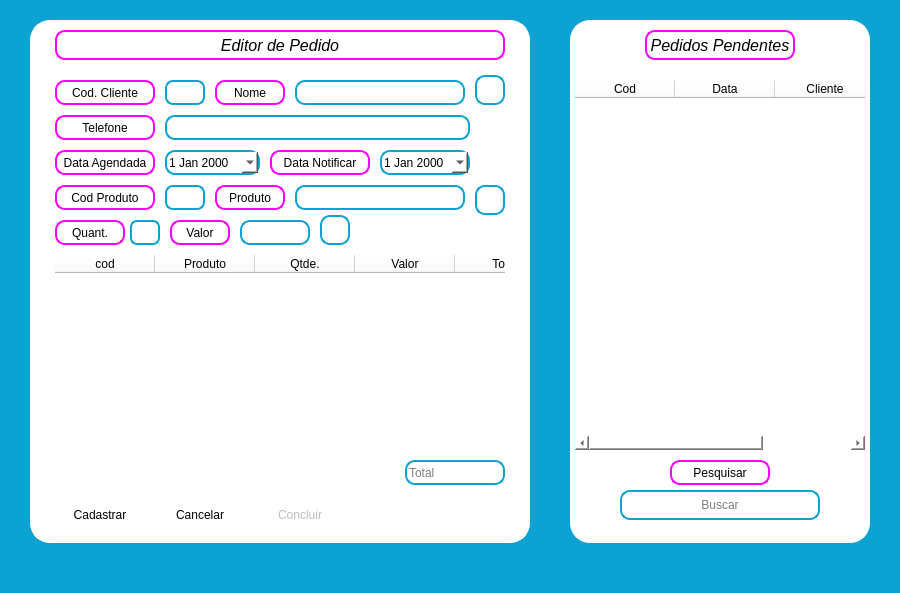
<?xml version="1.0" encoding="UTF-8"?>
<ui version="4.0">
 <class>ct_main_pedido</class>
 <widget class="QFrame" name="ct_main_pedido">
  <property name="geometry">
   <rect>
    <x>0</x>
    <y>0</y>
    <width>900</width>
    <height>593</height>
   </rect>
  </property>
  <property name="font">
   <font>
    <family>Segoe UI</family>
   </font>
  </property>
  <property name="windowTitle">
   <string>Frame</string>
  </property>
  <property name="styleSheet">
   <string notr="true"/>
  </property>
  <property name="frameShape">
   <enum>QFrame::StyledPanel</enum>
  </property>
  <property name="frameShadow">
   <enum>QFrame::Raised</enum>
  </property>
  <widget class="QFrame" name="frame_geral_pedido">
   <property name="geometry">
    <rect>
     <x>0</x>
     <y>0</y>
     <width>900</width>
     <height>593</height>
    </rect>
   </property>
   <property name="styleSheet">
    <string notr="true">background: #0CA3D2</string>
   </property>
   <property name="frameShape">
    <enum>QFrame::NoFrame</enum>
   </property>
   <property name="frameShadow">
    <enum>QFrame::Raised</enum>
   </property>
   <widget class="QFrame" name="ct_frame_pedidos">
    <property name="geometry">
     <rect>
      <x>30</x>
      <y>20</y>
      <width>500</width>
      <height>523</height>
     </rect>
    </property>
    <property name="styleSheet">
     <string notr="true">background: #FFF;
border: 5px solid #fFf;
border-radius: 20px;
</string>
    </property>
    <property name="frameShape">
     <enum>QFrame::StyledPanel</enum>
    </property>
    <property name="frameShadow">
     <enum>QFrame::Raised</enum>
    </property>
    <widget class="QLabel" name="lb_agendar_pedido">
     <property name="geometry">
      <rect>
       <x>25</x>
       <y>10</y>
       <width>450</width>
       <height>30</height>
      </rect>
     </property>
     <property name="font">
      <font>
       <family>Segoe UI</family>
       <pointsize>12</pointsize>
       <weight>50</weight>
       <italic>true</italic>
       <bold>false</bold>
       <underline>false</underline>
      </font>
     </property>
     <property name="styleSheet">
      <string notr="true">color: #FFF;
border: 2px solid #ff00ff;
border-radius:10px;
background: #FFF;
color: #000</string>
     </property>
     <property name="text">
      <string>Editor de Pedido</string>
     </property>
     <property name="alignment">
      <set>Qt::AlignCenter</set>
     </property>
    </widget>
    <widget class="QLabel" name="lb_cliente_pedido">
     <property name="geometry">
      <rect>
       <x>25</x>
       <y>60</y>
       <width>100</width>
       <height>25</height>
      </rect>
     </property>
     <property name="font">
      <font>
       <family>Arial</family>
      </font>
     </property>
     <property name="styleSheet">
      <string notr="true">color: #FFF;
border: 2px solid #ff00ff;
border-radius:10px;
background: #FFF;
color: #000</string>
     </property>
     <property name="text">
      <string>Cod. Cliente</string>
     </property>
     <property name="alignment">
      <set>Qt::AlignCenter</set>
     </property>
    </widget>
    <widget class="QLineEdit" name="tx_pedido_cod_cliente">
     <property name="geometry">
      <rect>
       <x>135</x>
       <y>60</y>
       <width>40</width>
       <height>25</height>
      </rect>
     </property>
     <property name="font">
      <font>
       <family>Segoe UI</family>
      </font>
     </property>
     <property name="styleSheet">
      <string notr="true">color: #FFF;
border: 2px solid #0CA3D2;
border-radius:8px;
background: #FFF;
color: #000</string>
     </property>
    </widget>
    <widget class="QPushButton" name="bt_pedido_localizar_cliente">
     <property name="geometry">
      <rect>
       <x>445</x>
       <y>55</y>
       <width>30</width>
       <height>30</height>
      </rect>
     </property>
     <property name="styleSheet">
      <string notr="true">color: #FFF;
border: 2px solid #0CA3D2;
border-radius:10px;
background: #FFF;
color: #000</string>
     </property>
     <property name="text">
      <string/>
     </property>
     <property name="iconSize">
      <size>
       <width>20</width>
       <height>20</height>
      </size>
     </property>
    </widget>
    <widget class="QLabel" name="lb_telefone_pedido">
     <property name="geometry">
      <rect>
       <x>25</x>
       <y>95</y>
       <width>100</width>
       <height>25</height>
      </rect>
     </property>
     <property name="font">
      <font>
       <family>Arial</family>
      </font>
     </property>
     <property name="styleSheet">
      <string notr="true">color: #FFF;
border: 2px solid #ff00ff;
border-radius:10px;
background: #FFF;
color: #000</string>
     </property>
     <property name="text">
      <string>Telefone</string>
     </property>
     <property name="alignment">
      <set>Qt::AlignCenter</set>
     </property>
    </widget>
    <widget class="QLineEdit" name="tx_pedido_telefone">
     <property name="geometry">
      <rect>
       <x>135</x>
       <y>95</y>
       <width>305</width>
       <height>25</height>
      </rect>
     </property>
     <property name="font">
      <font>
       <family>Segoe UI</family>
      </font>
     </property>
     <property name="styleSheet">
      <string notr="true">color: #FFF;
border: 2px solid #0CA3D2;
border-radius:10px;
background: #FFF;
color: #000</string>
     </property>
     <property name="readOnly">
      <bool>true</bool>
     </property>
    </widget>
    <widget class="QLabel" name="lb_produto_pedido">
     <property name="geometry">
      <rect>
       <x>25</x>
       <y>165</y>
       <width>100</width>
       <height>25</height>
      </rect>
     </property>
     <property name="font">
      <font>
       <family>Arial</family>
      </font>
     </property>
     <property name="styleSheet">
      <string notr="true">color: #FFF;
border: 2px solid #ff00ff;
border-radius:10px;
background: #FFF;
color: #000</string>
     </property>
     <property name="text">
      <string>Cod Produto</string>
     </property>
     <property name="alignment">
      <set>Qt::AlignCenter</set>
     </property>
    </widget>
    <widget class="QPushButton" name="bt_pedido_add_produto">
     <property name="geometry">
      <rect>
       <x>290</x>
       <y>195</y>
       <width>30</width>
       <height>30</height>
      </rect>
     </property>
     <property name="styleSheet">
      <string notr="true">color: #FFF;
border: 2px solid #0CA3D2;
border-radius:10px;
background: #FFF;
color: #000</string>
     </property>
     <property name="text">
      <string/>
     </property>
     <property name="iconSize">
      <size>
       <width>20</width>
       <height>20</height>
      </size>
     </property>
    </widget>
    <widget class="QLabel" name="lb_produto_quantidade">
     <property name="geometry">
      <rect>
       <x>25</x>
       <y>200</y>
       <width>70</width>
       <height>25</height>
      </rect>
     </property>
     <property name="font">
      <font>
       <family>Arial</family>
      </font>
     </property>
     <property name="styleSheet">
      <string notr="true">color: #FFF;
border: 2px solid #ff00ff;
border-radius:10px;
background: #FFF;
color: #000</string>
     </property>
     <property name="text">
      <string>Quant.</string>
     </property>
     <property name="alignment">
      <set>Qt::AlignCenter</set>
     </property>
    </widget>
    <widget class="QLineEdit" name="tx_pedido_quantidade">
     <property name="enabled">
      <bool>false</bool>
     </property>
     <property name="geometry">
      <rect>
       <x>100</x>
       <y>200</y>
       <width>30</width>
       <height>25</height>
      </rect>
     </property>
     <property name="font">
      <font>
       <family>Segoe UI</family>
      </font>
     </property>
     <property name="styleSheet">
      <string notr="true">color: #FFF;
border: 2px solid #0CA3D2;
border-radius:7px;
background: #FFF;
color: #000</string>
     </property>
    </widget>
    <widget class="QLabel" name="lb_produto_quantidade_2">
     <property name="geometry">
      <rect>
       <x>25</x>
       <y>130</y>
       <width>100</width>
       <height>25</height>
      </rect>
     </property>
     <property name="font">
      <font>
       <family>Arial</family>
      </font>
     </property>
     <property name="styleSheet">
      <string notr="true">color: #FFF;
border: 2px solid #ff00ff;
border-radius:10px;
background: #FFF;
color: #000</string>
     </property>
     <property name="text">
      <string>Data Agendada</string>
     </property>
     <property name="alignment">
      <set>Qt::AlignCenter</set>
     </property>
    </widget>
    <widget class="QDateEdit" name="tx_data_pedido">
     <property name="geometry">
      <rect>
       <x>135</x>
       <y>130</y>
       <width>95</width>
       <height>25</height>
      </rect>
     </property>
     <property name="font">
      <font>
       <family>Segoe UI</family>
      </font>
     </property>
     <property name="focusPolicy">
      <enum>Qt::NoFocus</enum>
     </property>
     <property name="styleSheet">
      <string notr="true">color: #FFF;
border: 2px solid #0CA3D2;
border-radius:10px;
background: #FFF;
color: #000</string>
     </property>
     <property name="calendarPopup">
      <bool>true</bool>
     </property>
    </widget>
    <widget class="QLabel" name="lb_produto_quantidade_3">
     <property name="geometry">
      <rect>
       <x>140</x>
       <y>200</y>
       <width>60</width>
       <height>25</height>
      </rect>
     </property>
     <property name="font">
      <font>
       <family>Arial</family>
      </font>
     </property>
     <property name="styleSheet">
      <string notr="true">color: #FFF;
border: 2px solid #ff00ff;
border-radius:10px;
background: #FFF;
color: #000</string>
     </property>
     <property name="text">
      <string>Valor</string>
     </property>
     <property name="alignment">
      <set>Qt::AlignCenter</set>
     </property>
    </widget>
    <widget class="QLineEdit" name="tx_pedido_valor_produto">
     <property name="geometry">
      <rect>
       <x>210</x>
       <y>200</y>
       <width>70</width>
       <height>25</height>
      </rect>
     </property>
     <property name="font">
      <font>
       <family>Segoe UI</family>
      </font>
     </property>
     <property name="styleSheet">
      <string notr="true">color: #FFF;
border: 2px solid #0CA3D2;
border-radius:10px;
background: #FFF;
color: #000</string>
     </property>
    </widget>
    <widget class="QTableWidget" name="tabela_pedido_add">
     <property name="geometry">
      <rect>
       <x>25</x>
       <y>235</y>
       <width>450</width>
       <height>200</height>
      </rect>
     </property>
     <property name="styleSheet">
      <string notr="true">background: #FFF; border: none; border-radius: 0</string>
     </property>
     <property name="horizontalScrollBarPolicy">
      <enum>Qt::ScrollBarAlwaysOff</enum>
     </property>
     <property name="editTriggers">
      <set>QAbstractItemView::NoEditTriggers</set>
     </property>
     <property name="selectionMode">
      <enum>QAbstractItemView::NoSelection</enum>
     </property>
     <property name="textElideMode">
      <enum>Qt::ElideMiddle</enum>
     </property>
     <property name="showGrid">
      <bool>true</bool>
     </property>
     <property name="gridStyle">
      <enum>Qt::SolidLine</enum>
     </property>
     <attribute name="verticalHeaderVisible">
      <bool>false</bool>
     </attribute>
     <column>
      <property name="text">
       <string>cod</string>
      </property>
     </column>
     <column>
      <property name="text">
       <string>Produto</string>
      </property>
     </column>
     <column>
      <property name="text">
       <string>Qtde.</string>
      </property>
     </column>
     <column>
      <property name="text">
       <string>Valor</string>
      </property>
     </column>
     <column>
      <property name="text">
       <string>Total</string>
      </property>
     </column>
    </widget>
    <widget class="QPushButton" name="bt_cadastrar_pedido">
     <property name="geometry">
      <rect>
       <x>25</x>
       <y>480</y>
       <width>90</width>
       <height>30</height>
      </rect>
     </property>
     <property name="font">
      <font>
       <family>Segoe UI</family>
      </font>
     </property>
     <property name="text">
      <string>Cadastrar</string>
     </property>
    </widget>
    <widget class="QPushButton" name="bt_cancelar_pedido">
     <property name="geometry">
      <rect>
       <x>125</x>
       <y>480</y>
       <width>90</width>
       <height>30</height>
      </rect>
     </property>
     <property name="font">
      <font>
       <family>Segoe UI</family>
      </font>
     </property>
     <property name="text">
      <string>Cancelar</string>
     </property>
    </widget>
    <widget class="QLabel" name="lb_produto_quantidade_4">
     <property name="geometry">
      <rect>
       <x>240</x>
       <y>130</y>
       <width>100</width>
       <height>25</height>
      </rect>
     </property>
     <property name="font">
      <font>
       <family>Arial</family>
      </font>
     </property>
     <property name="styleSheet">
      <string notr="true">color: #FFF;
border: 2px solid #ff00ff;
border-radius:10px;
background: #FFF;
color: #000</string>
     </property>
     <property name="text">
      <string>Data Notificar</string>
     </property>
     <property name="alignment">
      <set>Qt::AlignCenter</set>
     </property>
    </widget>
    <widget class="QDateEdit" name="tx_data_notificacao">
     <property name="geometry">
      <rect>
       <x>350</x>
       <y>130</y>
       <width>90</width>
       <height>25</height>
      </rect>
     </property>
     <property name="font">
      <font>
       <family>Segoe UI</family>
      </font>
     </property>
     <property name="focusPolicy">
      <enum>Qt::NoFocus</enum>
     </property>
     <property name="styleSheet">
      <string notr="true">color: #FFF;
border: 2px solid #0CA3D2;
border-radius:10px;
background: #FFF;
color: #000</string>
     </property>
     <property name="calendarPopup">
      <bool>true</bool>
     </property>
    </widget>
    <widget class="QPushButton" name="bt_concluir_pedido">
     <property name="enabled">
      <bool>false</bool>
     </property>
     <property name="geometry">
      <rect>
       <x>225</x>
       <y>480</y>
       <width>90</width>
       <height>30</height>
      </rect>
     </property>
     <property name="font">
      <font>
       <family>Segoe UI</family>
      </font>
     </property>
     <property name="text">
      <string>Concluir</string>
     </property>
    </widget>
    <widget class="QLabel" name="lb_cliente_pedido_2">
     <property name="geometry">
      <rect>
       <x>185</x>
       <y>60</y>
       <width>70</width>
       <height>25</height>
      </rect>
     </property>
     <property name="font">
      <font>
       <family>Arial</family>
      </font>
     </property>
     <property name="styleSheet">
      <string notr="true">color: #FFF;
border: 2px solid #ff00ff;
border-radius:10px;
background: #FFF;
color: #000</string>
     </property>
     <property name="text">
      <string>Nome</string>
     </property>
     <property name="alignment">
      <set>Qt::AlignCenter</set>
     </property>
    </widget>
    <widget class="QLineEdit" name="tx_pedido_nome_cliente">
     <property name="geometry">
      <rect>
       <x>265</x>
       <y>60</y>
       <width>170</width>
       <height>25</height>
      </rect>
     </property>
     <property name="font">
      <font>
       <family>Segoe UI</family>
      </font>
     </property>
     <property name="styleSheet">
      <string notr="true">color: #FFF;
border: 2px solid #0CA3D2;
border-radius:10px;
background: #FFF;
color: #000</string>
     </property>
     <property name="readOnly">
      <bool>true</bool>
     </property>
    </widget>
    <widget class="QLineEdit" name="tx_pedido_cod_produto">
     <property name="enabled">
      <bool>false</bool>
     </property>
     <property name="geometry">
      <rect>
       <x>135</x>
       <y>165</y>
       <width>40</width>
       <height>25</height>
      </rect>
     </property>
     <property name="font">
      <font>
       <family>Segoe UI</family>
      </font>
     </property>
     <property name="styleSheet">
      <string notr="true">color: #FFF;
border: 2px solid #0CA3D2;
border-radius:8px;
background: #FFF;
color: #000</string>
     </property>
     <property name="readOnly">
      <bool>true</bool>
     </property>
    </widget>
    <widget class="QLabel" name="lb_cliente_pedido_3">
     <property name="geometry">
      <rect>
       <x>185</x>
       <y>165</y>
       <width>70</width>
       <height>25</height>
      </rect>
     </property>
     <property name="font">
      <font>
       <family>Arial</family>
      </font>
     </property>
     <property name="styleSheet">
      <string notr="true">color: #FFF;
border: 2px solid #ff00ff;
border-radius:10px;
background: #FFF;
color: #000</string>
     </property>
     <property name="text">
      <string>Produto</string>
     </property>
     <property name="alignment">
      <set>Qt::AlignCenter</set>
     </property>
    </widget>
    <widget class="QPushButton" name="bt_pedido_localizar_produto">
     <property name="enabled">
      <bool>false</bool>
     </property>
     <property name="geometry">
      <rect>
       <x>445</x>
       <y>165</y>
       <width>30</width>
       <height>30</height>
      </rect>
     </property>
     <property name="styleSheet">
      <string notr="true">color: #FFF;
border: 2px solid #0CA3D2;
border-radius:10px;
background: #FFF;
color: #000</string>
     </property>
     <property name="text">
      <string/>
     </property>
     <property name="iconSize">
      <size>
       <width>20</width>
       <height>20</height>
      </size>
     </property>
    </widget>
    <widget class="QLineEdit" name="tx_pedido_produto">
     <property name="geometry">
      <rect>
       <x>265</x>
       <y>165</y>
       <width>170</width>
       <height>25</height>
      </rect>
     </property>
     <property name="font">
      <font>
       <family>Segoe UI</family>
      </font>
     </property>
     <property name="styleSheet">
      <string notr="true">color: #FFF;
border: 2px solid #0CA3D2;
border-radius:10px;
background: #FFF;
color: #000</string>
     </property>
     <property name="readOnly">
      <bool>true</bool>
     </property>
    </widget>
    <widget class="QLineEdit" name="tx_total_pedido">
     <property name="geometry">
      <rect>
       <x>375</x>
       <y>440</y>
       <width>100</width>
       <height>25</height>
      </rect>
     </property>
     <property name="font">
      <font>
       <family>Segoe UI</family>
      </font>
     </property>
     <property name="styleSheet">
      <string notr="true">color: #FFF;
border: 2px solid #0CA3D2;
border-radius:10px;
background: #FFF;
color: #000</string>
     </property>
     <property name="readOnly">
      <bool>true</bool>
     </property>
     <property name="placeholderText">
      <string>Total</string>
     </property>
    </widget>
   </widget>
   <widget class="QFrame" name="ct_frame_pedidos_pendente">
    <property name="geometry">
     <rect>
      <x>570</x>
      <y>20</y>
      <width>300</width>
      <height>523</height>
     </rect>
    </property>
    <property name="styleSheet">
     <string notr="true">background: #FFF;
border: 2px solid #fff;
border-radius: 20px;</string>
    </property>
    <property name="frameShape">
     <enum>QFrame::StyledPanel</enum>
    </property>
    <property name="frameShadow">
     <enum>QFrame::Raised</enum>
    </property>
    <widget class="QLabel" name="lb_pedidos_agendados">
     <property name="geometry">
      <rect>
       <x>75</x>
       <y>10</y>
       <width>150</width>
       <height>30</height>
      </rect>
     </property>
     <property name="font">
      <font>
       <family>Segoe UI</family>
       <pointsize>12</pointsize>
       <weight>50</weight>
       <italic>true</italic>
       <bold>false</bold>
       <underline>false</underline>
      </font>
     </property>
     <property name="styleSheet">
      <string notr="true">color: #FFF;
border: 2px solid #ff00ff;
border-radius:10px;
background: #FFF;
color: #000</string>
     </property>
     <property name="text">
      <string>Pedidos Pendentes</string>
     </property>
     <property name="alignment">
      <set>Qt::AlignCenter</set>
     </property>
    </widget>
    <widget class="QTableWidget" name="tabela_pedidos">
     <property name="geometry">
      <rect>
       <x>5</x>
       <y>60</y>
       <width>290</width>
       <height>370</height>
      </rect>
     </property>
     <property name="font">
      <font>
       <family>Segoe UI</family>
      </font>
     </property>
     <property name="styleSheet">
      <string notr="true">background: #FFF; border: none; border-radius: 0</string>
     </property>
     <property name="editTriggers">
      <set>QAbstractItemView::NoEditTriggers</set>
     </property>
     <attribute name="verticalHeaderVisible">
      <bool>false</bool>
     </attribute>
     <column>
      <property name="text">
       <string>Cod</string>
      </property>
     </column>
     <column>
      <property name="text">
       <string>Data</string>
      </property>
     </column>
     <column>
      <property name="text">
       <string>Cliente</string>
      </property>
     </column>
    </widget>
    <widget class="QLineEdit" name="tx_buscar_pedidos">
     <property name="geometry">
      <rect>
       <x>50</x>
       <y>470</y>
       <width>200</width>
       <height>30</height>
      </rect>
     </property>
     <property name="styleSheet">
      <string notr="true">color: #FFF;
border: 2px solid #0CA3D2;
border-radius:10px;
background: #FFF;
color: #000</string>
     </property>
     <property name="alignment">
      <set>Qt::AlignCenter</set>
     </property>
     <property name="placeholderText">
      <string>Buscar</string>
     </property>
    </widget>
    <widget class="QLabel" name="label_buscar_tarefa">
     <property name="geometry">
      <rect>
       <x>100</x>
       <y>440</y>
       <width>100</width>
       <height>25</height>
      </rect>
     </property>
     <property name="font">
      <font>
       <family>Arial</family>
      </font>
     </property>
     <property name="styleSheet">
      <string notr="true">color: #FFF;
border: 2px solid #ff00ff;
border-radius:10px;
background: #FFF url('/Files/Python/AeR/Images/buscar.png') no-repeat  right ;
color: #000;
</string>
     </property>
     <property name="text">
      <string>Pesquisar</string>
     </property>
     <property name="textFormat">
      <enum>Qt::AutoText</enum>
     </property>
     <property name="alignment">
      <set>Qt::AlignCenter</set>
     </property>
    </widget>
   </widget>
  </widget>
 </widget>
 <resources/>
 <connections/>
</ui>
